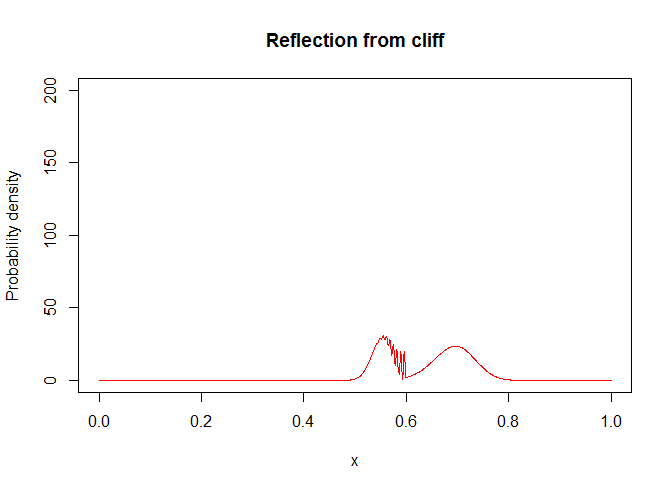

Generate this figure with R:
## Book: Computational Physics by Nicholas J. Giordano, Dean and Professor of Physics, Auburn University
## Reference Book: Matlab Version by Kevin Berwick, School of Electrical and Electronic Engineering, Dublin Institute of Technology
## Translated to R by Indranil Ghosh, Physics Department, Jadavpur University

## Time dependent schrodinger's equation in 1-D: Leapfrog method

N <- 1000
x <- seq(0, 1, length.out=1000)
x_0 <- 0.4
C <- 10
sigma_squared <- 10^(-3)
k_0 <- 500

delta_x <- 10^(-3)
delta_t <- 5*10^(-8)

psi <- C*exp(-(x - x_0)^2/sigma_squared)*exp(1i*k_0*x)

R_initial <- Re(psi)
I_initial <- Im(psi)


V <- numeric(N)
V[600:N] <- -10^6
V

I_current <- I_initial
R_current <- R_initial

imag_psi <- function(N, I_current, R_current, delta_t, delta_x, V) {
  I_next <- numeric(N)
  s <- delta_t/(2*delta_x^2)
  for (x in 3:N) {
    I_next[x-1] <- I_current[x-1]+s*(R_current[x]-2*R_current[x-1]+R_current[x-2])-delta_t*V[x-1]*R_current[x-1]
    I_next[1] <- I_next[2]
    I_next[N] <- I_next[N-1]
  }
  return(I_next)
}  

real_psi <- function(N, R_current, I_current, delta_t, delta_x, V) {
  R_next <- numeric(N)
  s <- delta_t/(2*delta_x^2)
  for (x in 3:N) {
    R_next[x-1] <- R_current[x-1]-s*(I_current[x]-2*I_current[x-1]+I_current[x-2])+delta_t*V[x-1]*I_current[x-1]
    R_next[1] <- R_next[2]
    R_next[N] <- R_next[N-1]
  }
  return(R_next)
} 


I_next <- imag_psi(N, I_current, R_current, delta_t, delta_x, V)
for (time_step in 1:15000){
  R_next <- real_psi(N, R_current, I_current, delta_t, delta_x, V)
  R_current <- R_next
  I_next <- imag_psi(N, I_current, R_current, delta_t, delta_x, V)
  prob_density <- R_current^2+I_next*I_current
  I_current <- I_next
  if (time_step%%10==0){
    plot(x, prob_density, type="l", col="red", main="Reflection from cliff", xlim=c(0, 1), ylim=c(0, 200), ylab="Probability density")
    Sys.sleep(0.09)
  }
}
